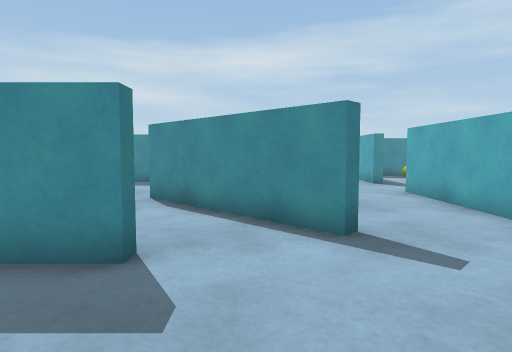
View 1 (above)

18 first-person views from a walk through a 3-D level made in the Unity game engine. The camera is 0.62 m above the floor, tilts 4° down and sees 75° across. The floor is counted in squares, 0.5 m on a side. Each view is taken from the middle of a square. On the plan, view 1 faces up. The plan holds only what a view shows up to about 14 squares ahead; the rest is blank. Some animated figures are left out. Surface patterns are stand-ins for the level's own textures.

View 2
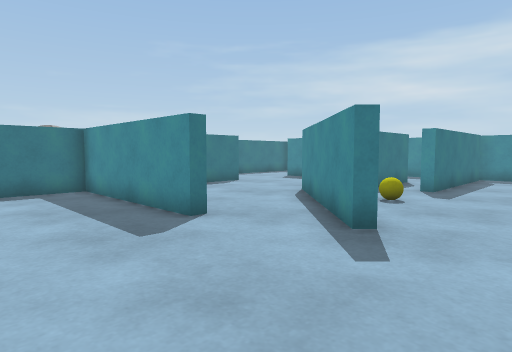

View 3
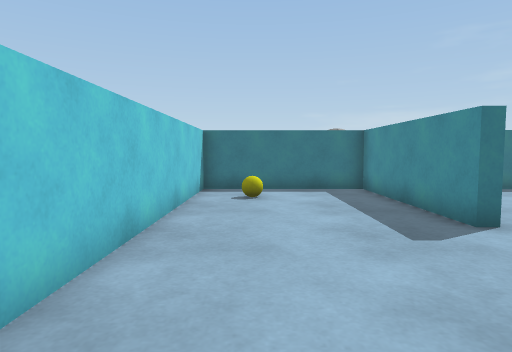

View 4
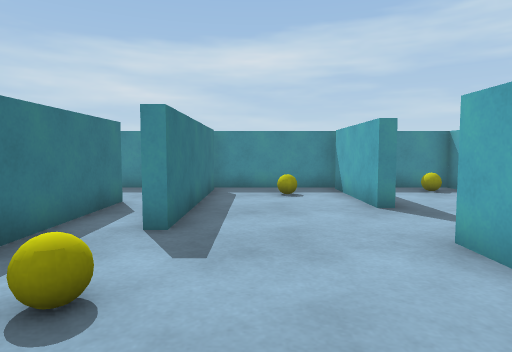

View 5
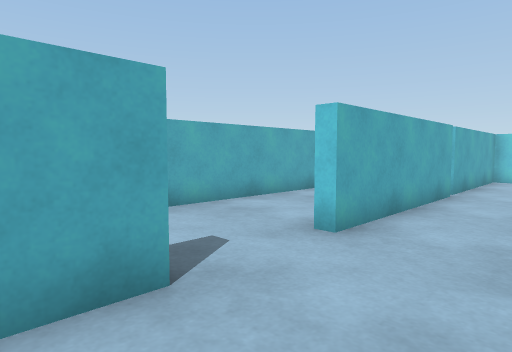

View 6
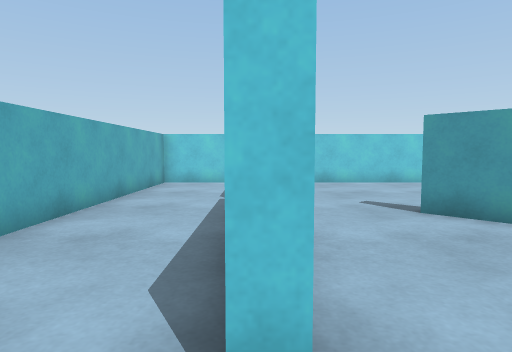

View 7
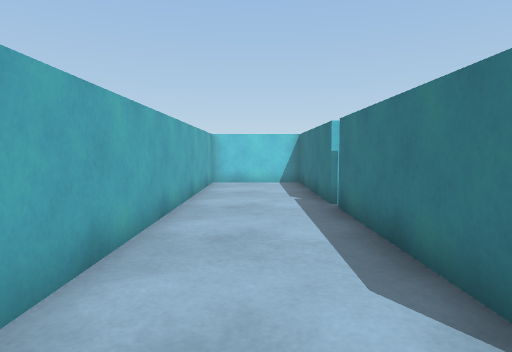

View 8
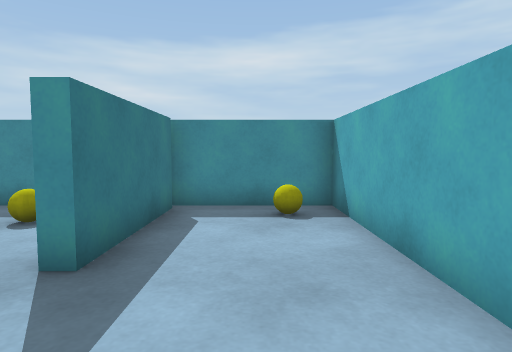

View 9
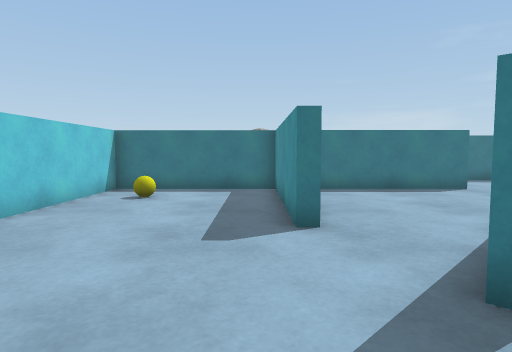

View 10
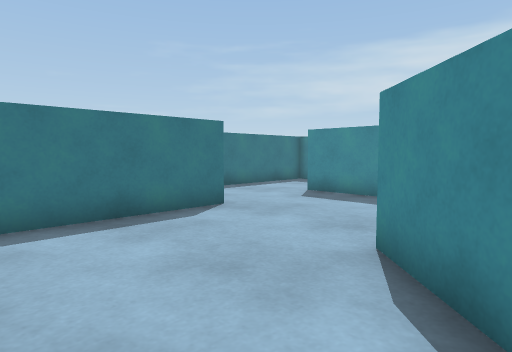

View 11
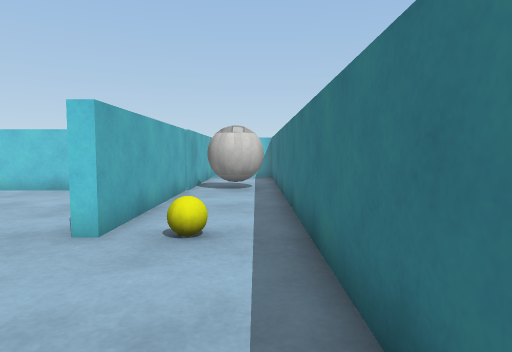

View 12
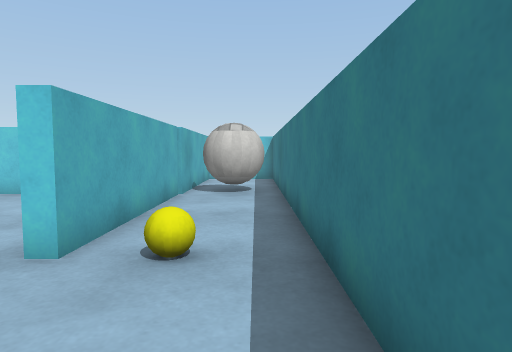

View 13
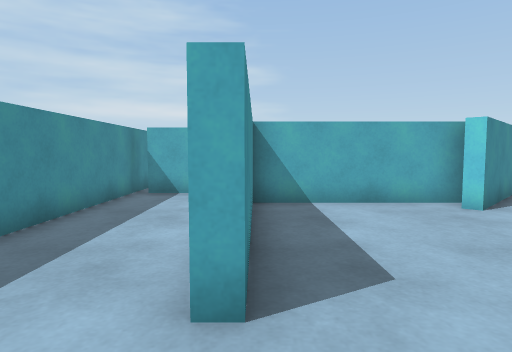

View 14
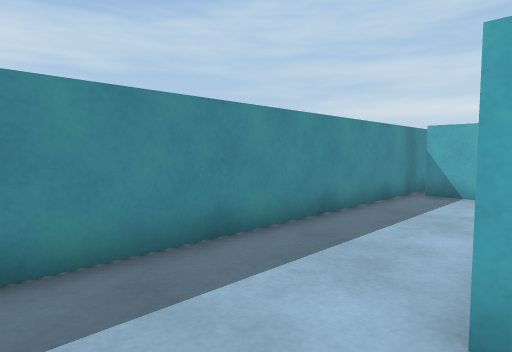

View 15
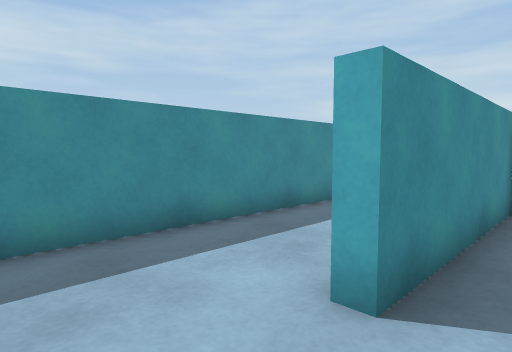

View 16
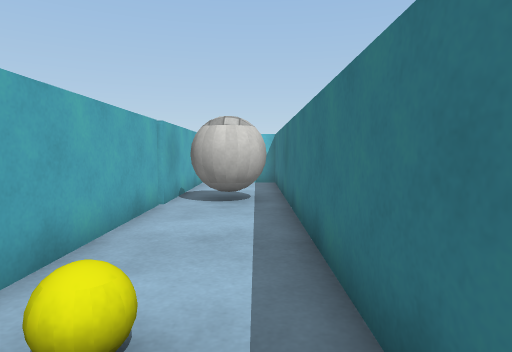

View 17
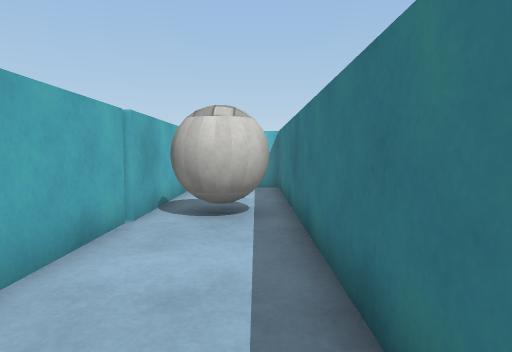

View 18
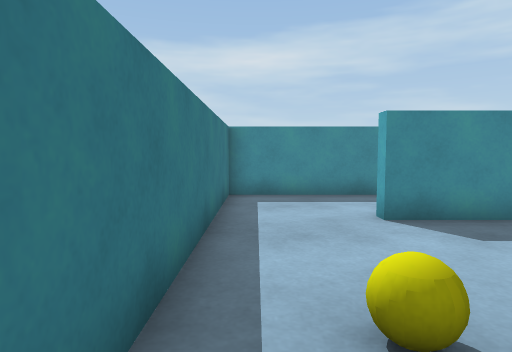

### Floor plan
Ten units are one square. View 1 is at (0, 0); x grows to the right and y downward. Boxes are objects, and circles mark ways between rooms. Rooms are numbered by the first view taken in them; rooms with no view inside come last. Other rooms are left out.
<svg viewBox="-113 -183 206 206">
<path fill="none" stroke="#000" d="M5 -63 16 -52 13 -49 -8 -70M47 -45 47 -105 52 -105M51 -98 51 -45M51 -41 51 18 88 18 88 -178 1 -178M-24 -41 -14 -41 -14 -37 -73 -37 -73 18 26 18M-14 -145 -14 -104M41 18 47 18 47 -41M6 -174 6 -113 1 -113M51 -175 51 -134 47 -134 47 -174M-18 -89 -18 -141 -77 -141 -77 -145M-8 -70 -29 -91 -26 -94M-39 -41 -24 -41M2 -160 2 -174M1 -178 -108 -178 -108 18 -100 18M-77 4 -77 -102 -73 -102 -73 -51"/>
<rect x="-55" y="-5" width="10" height="10" fill="#bbb"><title>yellow ball</title></rect>
<rect x="-5" y="-95" width="10" height="10" fill="#bbb"><title>yellow ball</title></rect>
<rect x="25" y="-165" width="10" height="10" fill="#bbb"><title>yellow ball</title></rect>
<rect x="75" y="-175" width="10" height="10" fill="#bbb"><title>yellow ball</title></rect>
<rect x="-105" y="-45" width="20" height="20" fill="#bbb"><title>ball</title></rect>
<rect x="-95" y="-105" width="10" height="10" fill="#bbb"><title>yellow ball</title></rect>
<circle cx="-10" cy="-140" r="3" fill="#2a7"/>
<circle cx="-15" cy="-55" r="3" fill="#2a7"/>
<text x="20" y="-70">1</text>
<text x="-60" y="-100">2</text>
</svg>
Room 1 opens to room 2.

Where each view was taken, in squares from view 1:
view 1: 0 up, 0 right, facing up
view 2: 0 up, 4 right, facing up-left
view 3: 0 up, 4 right, facing left
view 4: 6 up, 2 right, facing up
view 5: 15 up, 2 right, facing down-right
view 6: 12 up, 5 right, facing down
view 7: 12 up, 7 right, facing down
view 8: 10 up, 7 right, facing up
view 9: 3 up, 4 right, facing left
view 10: 5 up, 1 left, facing up-left
view 11: 15 up, 10 left, facing down
view 12: 14 up, 10 left, facing down
view 13: 14 up, 10 left, facing right
view 14: 14 up, 10 left, facing up-right
view 15: 13 up, 10 left, facing up-right
view 16: 12 up, 10 left, facing down
view 17: 10 up, 10 left, facing down
view 18: 8 up, 10 left, facing up
